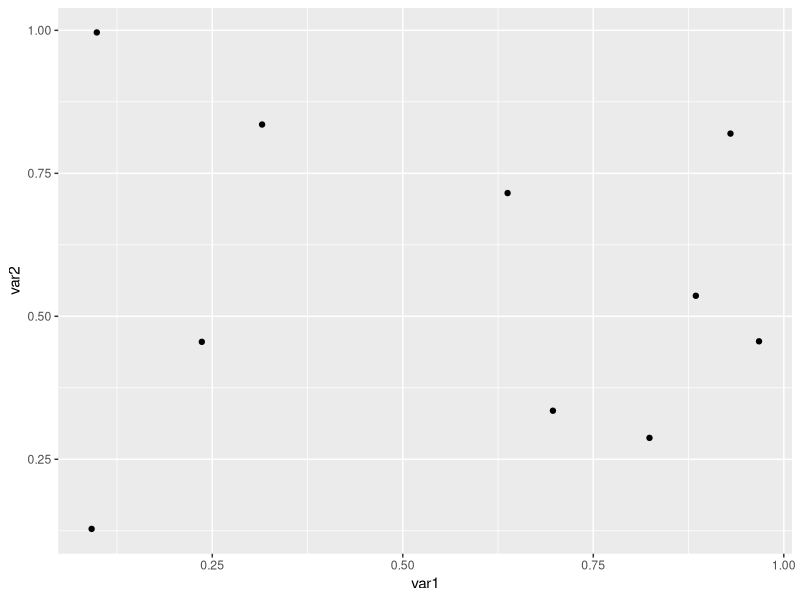

This figure's R source:
## ---- chunk 1
knitr::opts_chunk$set(echo = FALSE)
## ---- chunk 2
library(ggplot2)
var1 <- runif(10)
var2 <- runif(10)
qplot(x=var1, y=var2) 
